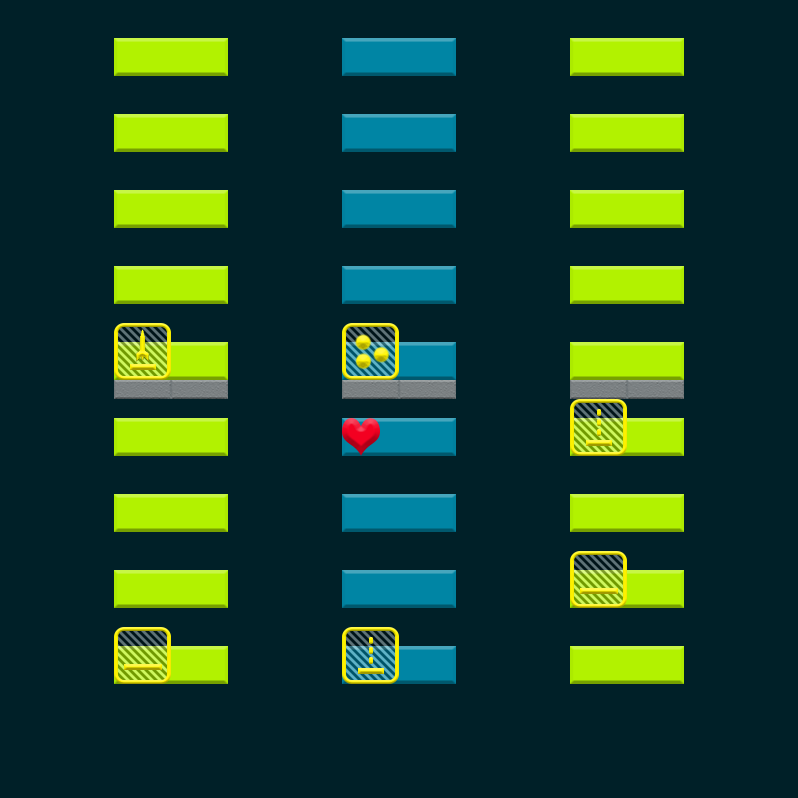

A 2D game scene composited from a Tiled map and its tileset images. What follows is a short description and the map's XML, with each tile layer's data collapsed to a summary:
An orthogonal 14x42 tile map with 57x19 px tiles, 2 tile layers (Bricks, Powerups), 3 tilesets.

<map version="1.0" tiledversion="1.0.3" orientation="orthogonal" renderorder="left-up" width="14" height="42" tilewidth="57" tileheight="19" backgroundcolor="#002028" nextobjectid="15">
 <properties>
  <property name="FinalBallSpeedPercentageIncrease" type="int" value="25" />
 </properties>
 <tileset firstgid="1" name="Bricks" tilewidth="114" tileheight="38" tilecount="18" columns="0">
  <tile id="0">
   <properties>
    <property name="HitsToDestroy" type="int" value="1" />
   </properties>
   <image width="114" height="38" source="../../../../SourceImages/Game/Brick-A1.png" />
  </tile>
  <tile id="1">
   <properties>
    <property name="HitsToDestroy" type="int" value="2" />
   </properties>
   <image width="114" height="38" source="../../../../SourceImages/Game/Brick-A2.png" />
  </tile>
  <tile id="2">
   <properties>
    <property name="HitsToDestroy" type="int" value="1" />
   </properties>
   <image width="114" height="38" source="../../../../SourceImages/Game/Brick-B1.png" />
  </tile>
  <tile id="3">
   <properties>
    <property name="HitsToDestroy" type="int" value="2" />
   </properties>
   <image width="114" height="38" source="../../../../SourceImages/Game/Brick-B2.png" />
  </tile>
  <tile id="4">
   <properties>
    <property name="HitsToDestroy" type="int" value="1" />
   </properties>
   <image width="114" height="38" source="../../../../SourceImages/Game/Brick-C1.png" />
  </tile>
  <tile id="5">
   <properties>
    <property name="HitsToDestroy" type="int" value="2" />
   </properties>
   <image width="114" height="38" source="../../../../SourceImages/Game/Brick-C2.png" />
  </tile>
  <tile id="6">
   <properties>
    <property name="HitsToDestroy" type="int" value="1" />
   </properties>
   <image width="114" height="38" source="../../../../SourceImages/Game/Brick-D1.png" />
  </tile>
  <tile id="7">
   <properties>
    <property name="HitsToDestroy" type="int" value="2" />
   </properties>
   <image width="114" height="38" source="../../../../SourceImages/Game/Brick-D2.png" />
  </tile>
  <tile id="8">
   <properties>
    <property name="HitsToDestroy" type="int" value="-1" />
   </properties>
   <image width="114" height="38" source="../../../../SourceImages/Game/Brick-E1.png" />
  </tile>
  <tile id="9">
   <properties>
    <property name="HitsToDestroy" type="int" value="1" />
   </properties>
   <image width="57" height="19" source="../../../../SourceImages/Game/SmallBrick-A1.png" />
  </tile>
  <tile id="10">
   <properties>
    <property name="HitsToDestroy" type="int" value="2" />
   </properties>
   <image width="57" height="19" source="../../../../SourceImages/Game/SmallBrick-A2.png" />
  </tile>
  <tile id="11">
   <properties>
    <property name="HitsToDestroy" type="int" value="1" />
   </properties>
   <image width="57" height="19" source="../../../../SourceImages/Game/SmallBrick-B1.png" />
  </tile>
  <tile id="12">
   <properties>
    <property name="HitsToDestroy" type="int" value="2" />
   </properties>
   <image width="57" height="19" source="../../../../SourceImages/Game/SmallBrick-B2.png" />
  </tile>
  <tile id="14">
   <properties>
    <property name="HitsToDestroy" type="int" value="1" />
   </properties>
   <image width="57" height="19" source="../../../../SourceImages/Game/SmallBrick-C1.png" />
  </tile>
  <tile id="15">
   <properties>
    <property name="HitsToDestroy" type="int" value="2" />
   </properties>
   <image width="57" height="19" source="../../../../SourceImages/Game/SmallBrick-C2.png" />
  </tile>
  <tile id="16">
   <properties>
    <property name="HitsToDestroy" type="int" value="1" />
   </properties>
   <image width="57" height="19" source="../../../../SourceImages/Game/SmallBrick-D1.png" />
  </tile>
  <tile id="17">
   <properties>
    <property name="HitsToDestroy" type="int" value="2" />
   </properties>
   <image width="57" height="19" source="../../../../SourceImages/Game/SmallBrick-D2.png" />
  </tile>
  <tile id="18">
   <properties>
    <property name="HitsToDestroy" type="int" value="-1" />
   </properties>
   <image width="57" height="19" source="../../../../SourceImages/Game/SmallBrick-E1.png" />
  </tile>
 </tileset>
 <tileset firstgid="20" name="Powerups" tilewidth="57" tileheight="57" tilecount="6" columns="0">
  <tile id="0">
   <properties>
    <property name="PowerupType" type="int" value="3" />
   </properties>
   <image width="57" height="57" source="../../../../SourceImages/Game/PowerupFireball.png" />
  </tile>
  <tile id="1">
   <properties>
    <property name="PowerupType" type="int" value="1" />
   </properties>
   <image width="57" height="57" source="../../../../SourceImages/Game/PowerupLargerPaddle.png" />
  </tile>
  <tile id="2">
   <properties>
    <property name="PowerupType" type="int" value="2" />
   </properties>
   <image width="57" height="57" source="../../../../SourceImages/Game/PowerupMultiBall.png" />
  </tile>
  <tile id="3">
   <properties>
    <property name="PowerupType" type="int" value="4" />
   </properties>
   <image width="57" height="57" source="../../../../SourceImages/Game/PowerupBullets.png" />
  </tile>
  <tile id="4">
   <properties>
    <property name="PowerupType" type="int" value="5" />
   </properties>
   <image width="57" height="57" source="../../../../SourceImages/Game/PowerupRockets.png" />
  </tile>
  <tile id="5">
   <properties>
    <property name="PowerupType" type="int" value="6" />
   </properties>
   <image width="38" height="38" source="../../../../SourceImages/Game/LifeUp.png" />
  </tile>
 </tileset>
 <tileset firstgid="26" name="Wormholes" tilewidth="57" tileheight="57" tilecount="2" columns="0">
  <tile id="2">
   <image width="57" height="57" source="../../../../SourceImages/Game/WormholeIn.png" />
  </tile>
  <tile id="3">
   <image width="57" height="57" source="../../../../SourceImages/Game/WormholeOut.png" />
  </tile>
 </tileset>
 <layer name="Bricks" width="14" height="42">
  <data>[588 cells, 33 non-empty, 3 distinct tile ids]</data>
 </layer>
 <layer name="Powerups" width="14" height="42">
  <data>[588 cells, 7 non-empty, 5 distinct tile ids]</data>
 </layer>
 <objectgroup name="Wormholes" />
</map>
